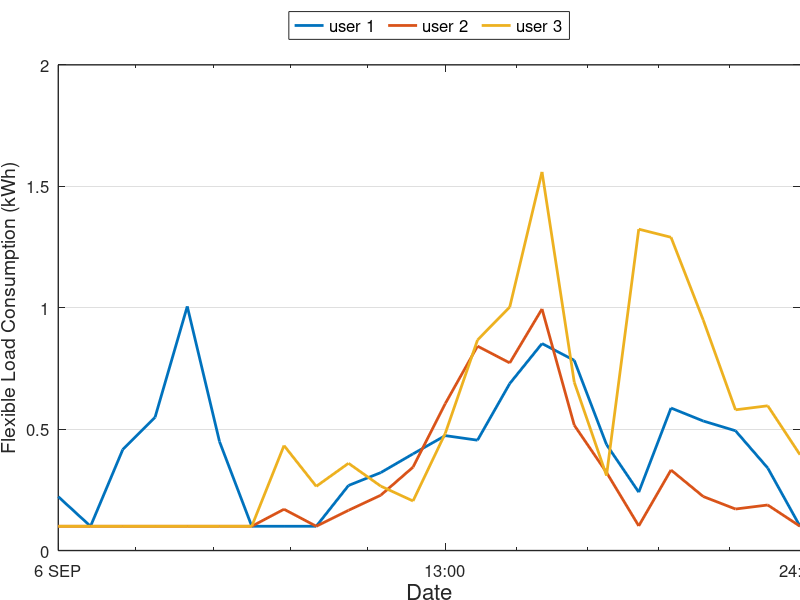

Here is the MATLAB script that generated this plot: (Note: this script raises an error after producing the figure.)
% Plot results for OCM
% yzy, Glasgow College, UESTC

%% Initialization
%%% Read Results
close all; clear;
load output/target0/results.mat
state = num_user*num_situation;
user = num_user;
situation = num_situation;

%% A. Flexible Load (i, omega)
x = zeros(24, user, situation);
y = var.pf;
scenario = 1;
for s = 1:situation
for i = 1:user
c = user*(s-1)+i;
start_idx = 1+24*(c-1);
end_idx = 24*c;
x(:,i,s) = y(start_idx:end_idx);
end
end
lw =2; ms = 1;
fig = figure();
set(gca,'LooseInset',get(gca,'TightInset'));
hold on;
plot(x(:,:,scenario), 'LineWidth', lw)
xlim([1 24]);
xticks([1:12:24,24]);
xticklabels({'6 SEP','13:00','24:00'});
set(gca ,'FontSize',12,  'FontName', 'Helvetica' );
xlabel('Date', 'FontName', 'Helvetica', 'FontSize', 16);
ylabel('Flexible Load Consumption (kWh)','FontName', 'Helvetica', 'FontSize', 14)
set(gca,'Box','on','TickDir','in','TickLength',[.01 .01],'XMinorTick','on', ...
    'YMinorTick','off','YGrid','on','XGrid','off','LineWidth',1);
h = legend({'user 1', 'user 2', 'user 3'} ...
    , 'Location', 'northoutside', 'Orientation','horizontal',"NumColumns",5); 
set(h,'FontName', 'Helvetica', 'FontSize', 12);
ax = gca;
ax.XAxis.MinorTick = 'on';
ax.XAxis.MinorTickValues = 2:167;
saveas(fig, './figs/target0/pf.pdf')

%% B. Curtailed Load (i, omega)
x = zeros(24, user, situation);
y = var.pc;
scenario = 1;
for s = 1:situation
for i = 1:user
c = user*(s-1)+i;
start_idx = 1+24*(c-1);
end_idx = 24*c;
x(:,i,s) = y(start_idx:end_idx);
end
end
lw =2; ms = 1;
fig = figure();
set(gca,'LooseInset',get(gca,'TightInset'));
hold on;
plot(x(:,:,scenario), 'LineWidth', lw)
xlim([1 24]);
xticks([1:12:24,24]);
xticklabels({'6 SEP','13:00','24:00'});
set(gca ,'FontSize',12,  'FontName', 'Helvetica' );
xlabel('Date', 'FontName', 'Helvetica', 'FontSize', 16);
ylabel('Curtailed Load Consumption (kWh)','FontName', 'Helvetica', 'FontSize', 14)
set(gca,'Box','on','TickDir','in','TickLength',[.01 .01],'XMinorTick','on', ...
    'YMinorTick','off','YGrid','on','XGrid','off','LineWidth',1);
h = legend({'user 1', 'user 2', 'user 3'} ...
    , 'Location', 'northoutside', 'Orientation','horizontal',"NumColumns",5); 
set(h,'FontName', 'Helvetica', 'FontSize', 12);
ax = gca;
ax.XAxis.MinorTick = 'on';
ax.XAxis.MinorTickValues = 2:167;
saveas(fig, './figs/target0/pc.pdf')

%% C. HVAC (i, omega)
%%% HVAC Power
x = zeros(24, user, situation);
y = var.pac;
scenario = 1;
for s = 1:situation
for i = 1:user
c = user*(s-1)+i;
start_idx = 1+24*(c-1);
end_idx = 24*c;
x(:,i,s) = y(start_idx:end_idx);
end
end
lw =2; ms = 1;
fig = figure();
set(gca,'LooseInset',get(gca,'TightInset'));
hold on;
plot(x(:,:,scenario), 'LineWidth', lw)
xlim([1 24]);
xticks([1:12:24,24]);
xticklabels({'6 SEP','13:00','24:00'});
set(gca ,'FontSize',12,  'FontName', 'Helvetica' );
xlabel('Date', 'FontName', 'Helvetica', 'FontSize', 16);
ylabel('HVAC Consumption (kWh)','FontName', 'Helvetica', 'FontSize', 14)
set(gca,'Box','on','TickDir','in','TickLength',[.01 .01],'XMinorTick','on', ...
    'YMinorTick','off','YGrid','on','XGrid','off','LineWidth',1);
h = legend({'user 1', 'user 2', 'user 3'} ...
    , 'Location', 'northoutside', 'Orientation','horizontal',"NumColumns",5); 
set(h,'FontName', 'Helvetica', 'FontSize', 12);
ax = gca;
ax.XAxis.MinorTick = 'on';
ax.XAxis.MinorTickValues = 2:167;
saveas(fig, './figs/target0/pac.pdf')
%%% Indoor Temperature
x = zeros(24, user, situation);
y = var.tin;
scenario = 1;
for s = 1:situation
for i = 1:user
c = user*(s-1)+i;
start_idx = 1+24*(c-1);
end_idx = 24*c;
x(:,i,s) = y(start_idx:end_idx);
end
end
lw =2; ms = 1;
fig = figure();
set(gca,'LooseInset',get(gca,'TightInset'));
hold on;
plot(x(:,:,scenario), 'LineWidth', lw)
xlim([1 24]);
xticks([1:12:24,24]);
xticklabels({'6 SEP','13:00','24:00'});
set(gca ,'FontSize',12,  'FontName', 'Helvetica' );
xlabel('Date', 'FontName', 'Helvetica', 'FontSize', 16);
ylabel('Indoor Temperature (\circC)','FontName', 'Helvetica', 'FontSize', 14)
set(gca,'Box','on','TickDir','in','TickLength',[.01 .01],'XMinorTick','on', ...
    'YMinorTick','off','YGrid','on','XGrid','off','LineWidth',1);
h = legend({'user 1', 'user 2', 'user 3'} ...
    , 'Location', 'northoutside', 'Orientation','horizontal',"NumColumns",5); 
set(h,'FontName', 'Helvetica', 'FontSize', 12);
ax = gca;
ax.XAxis.MinorTick = 'on';
ax.XAxis.MinorTickValues = 2:167;
saveas(fig, './figs/target0/tin.pdf')

%% D. Inflexible Load (input only)

%% E. Renewable Energy (omega)
x = zeros(24, situation);
y = var.pre;
for s = 1:situation
start_idx = 1+24*(s-1);
end_idx = 24*s;
x(:,s) = y(start_idx:end_idx);
end
lw =2; ms = 1;
fig = figure();
set(gca,'LooseInset',get(gca,'TightInset'));
hold on;
plot(x, 'LineWidth', lw)
xlim([1 24]);
xticks([1:12:24,24]);
xticklabels({'6 SEP','13:00','24:00'});
set(gca ,'FontSize',12,  'FontName', 'Helvetica' );
xlabel('Date', 'FontName', 'Helvetica', 'FontSize', 16);
ylabel('Renewable Energy (kWh)','FontName', 'Helvetica', 'FontSize', 14)
set(gca,'Box','on','TickDir','in','TickLength',[.01 .01],'XMinorTick','on', ...
    'YMinorTick','off','YGrid','on','XGrid','off','LineWidth',1);
h = legend({'scenario 1', 'scenario 2', 'scenario 3', 'scenario 4', 'scenario 5', 'scenario 6', 'scenario 7', 'scenario 8', 'scenario 9', 'scenario 10'} ...
    , 'Location', 'northoutside', 'Orientation','horizontal',"NumColumns",5); 
set(h,'FontName', 'Helvetica', 'FontSize', 12);
ax = gca;
ax.XAxis.MinorTick = 'on';
ax.XAxis.MinorTickValues = 2:167;
saveas(fig, './figs/target0/pre.pdf')

%% F. Power Grid (omega)
x = zeros(24, situation);
y = var.pg;
for s = 1:situation
start_idx = 1+24*(s-1);
end_idx = 24*s;
x(:,s) = y(start_idx:end_idx);
end
lw =2; ms = 1;
fig = figure();
set(gca,'LooseInset',get(gca,'TightInset'));
hold on;
plot(x, 'LineWidth', lw)
xlim([1 24]);
xticks([1:12:24,24]);
xticklabels({'6 SEP','13:00','24:00'});
set(gca ,'FontSize',12,  'FontName', 'Helvetica' );
xlabel('Date', 'FontName', 'Helvetica', 'FontSize', 16);
ylabel('Power Grid (kWh)','FontName', 'Helvetica', 'FontSize', 14)
set(gca,'Box','on','TickDir','in','TickLength',[.01 .01],'XMinorTick','on', ...
    'YMinorTick','off','YGrid','on','XGrid','off','LineWidth',1);
h = legend({'scenario 1', 'scenario 2', 'scenario 3', 'scenario 4', 'scenario 5', 'scenario 6', 'scenario 7', 'scenario 8', 'scenario 9', 'scenario 10'} ...
    , 'Location', 'northoutside', 'Orientation','horizontal',"NumColumns",5); 
set(h,'FontName', 'Helvetica', 'FontSize', 12);
ax = gca;
ax.XAxis.MinorTick = 'on';
ax.XAxis.MinorTickValues = 2:167;
saveas(fig, './figs/target0/pg.pdf')

%% G. Battery (omega)
%%% Battery
x = zeros(24, situation);
y = var.eb;
for s = 1:situation
start_idx = 1+24*(s-1);
end_idx = 24*s;
x(:,s) = y(start_idx:end_idx);
end
lw =2; ms = 1;
fig = figure();
set(gca,'LooseInset',get(gca,'TightInset'));
hold on;
plot(x, 'LineWidth', lw)
xlim([1 24]);
xticks([1:12:24,24]);
xticklabels({'6 SEP','13:00','24:00'});
set(gca ,'FontSize',12,  'FontName', 'Helvetica' );
xlabel('Date', 'FontName', 'Helvetica', 'FontSize', 16);
ylabel('Battery Consumption (kWh)','FontName', 'Helvetica', 'FontSize', 14)
set(gca,'Box','on','TickDir','in','TickLength',[.01 .01],'XMinorTick','on', ...
    'YMinorTick','off','YGrid','on','XGrid','off','LineWidth',1);
h = legend({'scenario 1', 'scenario 2', 'scenario 3', 'scenario 4', 'scenario 5', 'scenario 6', 'scenario 7', 'scenario 8', 'scenario 9', 'scenario 10'} ...
    , 'Location', 'northoutside', 'Orientation','horizontal',"NumColumns",5); 
set(h,'FontName', 'Helvetica', 'FontSize', 12);
ax = gca;
ax.XAxis.MinorTick = 'on';
ax.XAxis.MinorTickValues = 2:167;
saveas(fig, './figs/target0/eb.pdf')
%%% Charge
x = zeros(24, situation);
y = var.pch;
for s = 1:situation
start_idx = 1+24*(s-1);
end_idx = 24*s;
x(:,s) = y(start_idx:end_idx);
end
lw =2; ms = 1;
fig = figure();
set(gca,'LooseInset',get(gca,'TightInset'));
hold on;
plot(x, 'LineWidth', lw)
xlim([1 24]);
xticks([1:12:24,24]);
xticklabels({'6 SEP','13:00','24:00'});
set(gca ,'FontSize',12,  'FontName', 'Helvetica' );
xlabel('Date', 'FontName', 'Helvetica', 'FontSize', 16);
ylabel('Battery Charge (kWh)','FontName', 'Helvetica', 'FontSize', 14)
set(gca,'Box','on','TickDir','in','TickLength',[.01 .01],'XMinorTick','on', ...
    'YMinorTick','off','YGrid','on','XGrid','off','LineWidth',1);
h = legend({'scenario 1', 'scenario 2', 'scenario 3', 'scenario 4', 'scenario 5', 'scenario 6', 'scenario 7', 'scenario 8', 'scenario 9', 'scenario 10'} ...
    , 'Location', 'northoutside', 'Orientation','horizontal',"NumColumns",5); 
set(h,'FontName', 'Helvetica', 'FontSize', 12);
ax = gca;
ax.XAxis.MinorTick = 'on';
ax.XAxis.MinorTickValues = 2:167;
saveas(fig, './figs/target0/pch.pdf')
%%% Discharge
x = zeros(24, situation);
y = var.pdis;
for s = 1:situation
start_idx = 1+24*(s-1);
end_idx = 24*s;
x(:,s) = y(start_idx:end_idx);
end
lw =2; ms = 1;
fig = figure();
set(gca,'LooseInset',get(gca,'TightInset'));
hold on;
plot(x, 'LineWidth', lw)
xlim([1 24]);
xticks([1:12:24,24]);
xticklabels({'6 SEP','13:00','24:00'});
set(gca ,'FontSize',12,  'FontName', 'Helvetica' );
xlabel('Date', 'FontName', 'Helvetica', 'FontSize', 16);
ylabel('Battery Discharge (kWh)','FontName', 'Helvetica', 'FontSize', 14)
set(gca,'Box','on','TickDir','in','TickLength',[.01 .01],'XMinorTick','on', ...
    'YMinorTick','off','YGrid','on','XGrid','off','LineWidth',1);
h = legend({'scenario 1', 'scenario 2', 'scenario 3', 'scenario 4', 'scenario 5', 'scenario 6', 'scenario 7', 'scenario 8', 'scenario 9', 'scenario 10'} ...
    , 'Location', 'northoutside', 'Orientation','horizontal',"NumColumns",5); 
set(h,'FontName', 'Helvetica', 'FontSize', 12);
ax = gca;
ax.XAxis.MinorTick = 'on';
ax.XAxis.MinorTickValues = 2:167;
saveas(fig, './figs/target0/pdis.pdf')

%% H. Aggregate Supply (omega)
x = zeros(24, situation);
y = var.pa;
for s = 1:situation
start_idx = 1+24*(s-1);
end_idx = 24*s;
x(:,s) = y(start_idx:end_idx);
end
lw =2; ms = 1;
fig = figure();
set(gca,'LooseInset',get(gca,'TightInset'));
hold on;
plot(x, 'LineWidth', lw)
xlim([1 24]);
xticks([1:12:24,24]);
xticklabels({'6 SEP','13:00','24:00'});
set(gca ,'FontSize',12,  'FontName', 'Helvetica' );
xlabel('Date', 'FontName', 'Helvetica', 'FontSize', 16);
ylabel('Aggregate Supply (kWh)','FontName', 'Helvetica', 'FontSize', 14)
set(gca,'Box','on','TickDir','in','TickLength',[.01 .01],'XMinorTick','on', ...
    'YMinorTick','off','YGrid','on','XGrid','off','LineWidth',1);
h = legend({'scenario 1', 'scenario 2', 'scenario 3', 'scenario 4', 'scenario 5', 'scenario 6', 'scenario 7', 'scenario 8', 'scenario 9', 'scenario 10'} ...
    , 'Location', 'northoutside', 'Orientation','horizontal',"NumColumns",5); 
set(h,'FontName', 'Helvetica', 'FontSize', 12);
ax = gca;
ax.XAxis.MinorTick = 'on';
ax.XAxis.MinorTickValues = 2:167;
saveas(fig, './figs/target0/pa.pdf')

%% I. Operator Cost (omega)
x = zeros(24, situation);
y = var.po;
for s = 1:situation
start_idx = 1+24*(s-1);
end_idx = 24*s;
x(:,s) = y(start_idx:end_idx);
end
lw =2; ms = 1;
fig = figure();
set(gca,'LooseInset',get(gca,'TightInset'));
hold on;
plot(x, 'LineWidth', lw)
xlim([1 24]);
xticks([1:12:24,24]);
xticklabels({'6 SEP','13:00','24:00'});
set(gca ,'FontSize',12,  'FontName', 'Helvetica' );
xlabel('Date', 'FontName', 'Helvetica', 'FontSize', 16);
ylabel('Costly Power (kWh)','FontName', 'Helvetica', 'FontSize', 14)
set(gca,'Box','on','TickDir','in','TickLength',[.01 .01],'XMinorTick','on', ...
    'YMinorTick','off','YGrid','on','XGrid','off','LineWidth',1);
h = legend({'scenario 1', 'scenario 2', 'scenario 3', 'scenario 4', 'scenario 5', 'scenario 6', 'scenario 7', 'scenario 8', 'scenario 9', 'scenario 10'} ...
    , 'Location', 'northoutside', 'Orientation','horizontal',"NumColumns",5); 
set(h,'FontName', 'Helvetica', 'FontSize', 12);
ax = gca;
ax.XAxis.MinorTick = 'on';
ax.XAxis.MinorTickValues = 2:167;
saveas(fig, './figs/target0/po.pdf')

%% J. Investment (operator)
fig = figure();
set(gca,'LooseInset',get(gca,'TightInset'));
hold on;
set(gca,'Box','on','TickDir','in','TickLength',[.01 .01],'XMinorTick','on', ...
    'YMinorTick','off','YGrid','on','XGrid','off','LineWidth',1);
set(gca ,'FontSize',12,  'FontName', 'Helvetica' );
ax = gca;
ax.XAxis.MinorTick = 'on';
ax.XAxis.MinorTickValues = 2:167;
x = categorical({'Solar Investment','Wind Investment','Battery Investment'});
x = reordercats(x,{'Solar Investment','Wind Investment','Battery Investment'});
y = invest;
bar(x,y)
saveas(fig, './figs/target0/invest.pdf')
